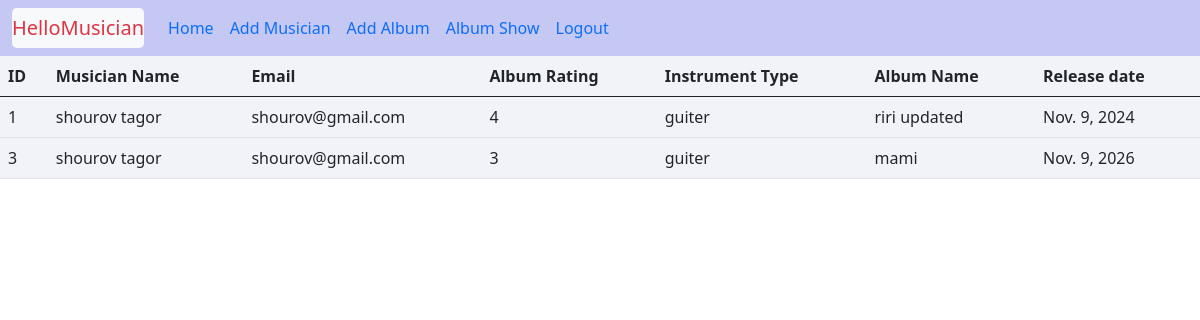
The app's page / (signed in) with its own data.
### Album/models.py (models this page shows, shortened)
class album(models.Model):
    albumName = models.CharField(max_length=30)
    albumReleaseDate = models.DateField()
    rating = models.IntegerField()
    musician = models.ForeignKey(Musician, on_delete=models.CASCADE)

### musician/models.py (models this page shows, shortened)
class Musician(models.Model):
    firstName = models.CharField(max_length=50)
    lastName = models.CharField(max_length=50)
    email = models.EmailField()
    phoneNumber = models.CharField(max_length=12)
    instrumentType = models.CharField(max_length=30)

### Musicians_Directory/views.py (the view)
# urls.py: 2. Add a URL to urlpatterns:  path('', views.home, name='home')
def home(request):
    data = album.objects.all()
    return render(request,'home.html',{'data':data})

### templates/home.html (shortened to what this page needs)
{% extends 'base.html' %}
{% load crispy_forms_tags %}
{% block content %}
<div class="" style="background-color: rgb(241, 243, 249);">
<table class="table">
    <thead>
      <tr>
        <th scope="col">ID</th>
        <th scope="col">Musician Name</th>
        <th scope="col">Email</th>
        <th scope="col">Album Rating</th>
        <th scope="col">Instrument Type</th>
        <th scope="col">Album Name</th>
        <th scope="col">Release date</th>
      </tr>
    </thead>
    <tbody>
    {% for i in data %}
      <tr>
        <td>{{i.id}}</td>
        <td>{{i.musician.firstName}} {{i.musician.lastName}}</td>
        <td>{{i.musician.email}}</td>
        <td>{{i.rating}}</td>
        <td>{{i.musician.instrumentType}}</td>
        <td>{{i.albumName}}</td>
        <td>{{i.albumReleaseDate}}</td>
      </tr>
    {% endfor %}
    </tbody>
  </table>
</div>
{% endblock %}

### records on screen
album: id "1", musician.firstName "shourov", musician.lastName "tagor", musician.email "shourov@gmail.com", rating "4", musician.instrumentType "guiter", albumName "riri updated", albumReleaseDate "Nov. 9, 2024"
album: id "3", musician.firstName "shourov", musician.lastName "tagor", musician.email "shourov@gmail.com", rating "3", musician.instrumentType "guiter", albumName "mami", albumReleaseDate "Nov. 9, 2026"
